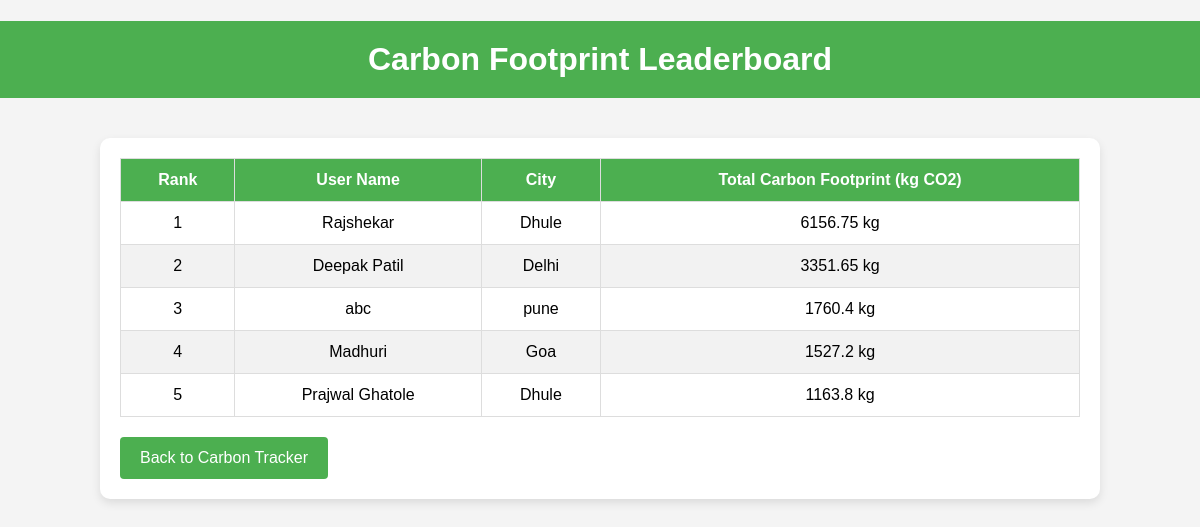
The app's page /leaderboard with its own data.
### app.py (models this page shows, shortened)
class User(db.Model):
    id = db.Column(db.Integer, primary_key=True)
    name = db.Column(db.String(100), nullable=False)
    email = db.Column(db.String(100), unique=True, nullable=False)
    password = db.Column(db.String(100), nullable=False)
    city = db.Column(db.String(100), nullable=True)

### app.py (the view)
@app.route('/leaderboard', methods=['GET'])
def leaderboard():
    leaderboard = db.session.query(
        User.name,
        User.city,
        db.func.sum(CarbonFootprint.total).label('total_footprint')
    ).join(CarbonFootprint).group_by(User.id).order_by(db.func.sum(CarbonFootprint.total).desc()).all()
    leaderboard_with_rank = [
        {
            "rank": idx + 1,
            "name": name,
            "city": city,
            "total_footprint": total_footprint
        }
        for idx, (name, city, total_footprint) in enumerate(leaderboard)
    ]
    return render_template('leaderboard.html', leaderboard=leaderboard_with_rank)

### templates/leaderboard.html (shortened to what this page needs)
<!DOCTYPE html>
<html lang="en">
<head>
</head>
<body>
    <h1>Carbon Footprint Leaderboard</h1>
    <div class="container">
        <table>
            <thead>
                <tr>
                    <th>Rank</th>
                    <th>User Name</th>
                    <th>City</th>
                    <th>Total Carbon Footprint (kg CO2)</th>
                </tr>
            </thead>
            <tbody>
                {% for user in leaderboard %}
                    <tr>
                        <td>{{ user.rank }}</td>
                        <td>{{ user.name }}</td>
                        <td>{{ user.city }}</td>
                        <td>{{ user.total_footprint }} kg</td>
                    </tr>
                {% endfor %}
            </tbody>
        </table>
        <a href="{{ url_for('carbon_tracker') }}" class="back-button">Back to Carbon Tracker</a>
    </div>
</body>
</html>

### templates/leaderboard.html (style rules this page uses)
body { font-family: Arial, sans-serif; background-color: #f4f4f4; margin: 0; padding: 0; }
h1 { background-color: #4CAF50; color: white; padding: 20px; text-align: center; }
.container { width: 80%; margin: 40px auto; max-width: 1000px; background-color: white; padding: 20px; border-radius: 10px; box-shadow: 0 4px 10px rgba(0, 0, 0, 0.1); }
table { width: 100%; border-collapse: collapse; }
table, th, td { border: 1px solid #ddd; text-align: center; }
th, td { padding: 12px; }
th { background-color: #4CAF50; color: white; }
tr:nth-child(even) { background-color: #f2f2f2; }
.back-button, .leaderboard-button { background-color: #4CAF50; color: white; padding: 12px 20px; border: none; border-radius: 4px; text-align: center; display: inline-block; margin-top: 20px; cursor: pointer; text-decoration: none; }

### records on screen
User: rank "1", name "Rajshekar", city "Dhule", total_footprint "6156.75"
User: rank "2", name "Deepak Patil", city "Delhi", total_footprint "3351.65"
User: rank "3", name "abc", city "pune", total_footprint "1760.4"
User: rank "4", name "Madhuri", city "Goa", total_footprint "1527.2"
User: rank "5", name "Prajwal Ghatole", city "Dhule", total_footprint "1163.8"
